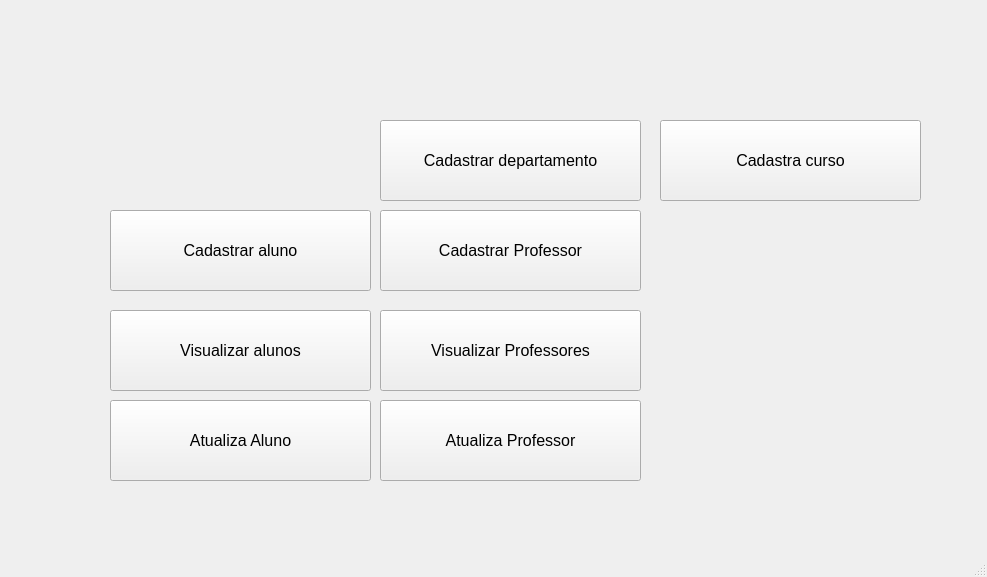
<?xml version="1.0" encoding="UTF-8"?>
<ui version="4.0">
 <class>MainWindow</class>
 <widget class="QMainWindow" name="MainWindow">
  <property name="geometry">
   <rect>
    <x>0</x>
    <y>0</y>
    <width>987</width>
    <height>577</height>
   </rect>
  </property>
  <property name="windowTitle">
   <string>MainWindow</string>
  </property>
  <widget class="QWidget" name="centralwidget">
   <widget class="QPushButton" name="pushButton">
    <property name="geometry">
     <rect>
      <x>-260</x>
      <y>290</y>
      <width>93</width>
      <height>28</height>
     </rect>
    </property>
    <property name="text">
     <string>PushButton</string>
    </property>
   </widget>
   <widget class="QPushButton" name="cadastro_aluno">
    <property name="geometry">
     <rect>
      <x>110</x>
      <y>210</y>
      <width>261</width>
      <height>81</height>
     </rect>
    </property>
    <property name="font">
     <font>
      <family>Arial</family>
      <pointsize>12</pointsize>
     </font>
    </property>
    <property name="text">
     <string>Cadastrar aluno</string>
    </property>
   </widget>
   <widget class="QPushButton" name="cadastro_professor">
    <property name="geometry">
     <rect>
      <x>380</x>
      <y>210</y>
      <width>261</width>
      <height>81</height>
     </rect>
    </property>
    <property name="font">
     <font>
      <family>Arial</family>
      <pointsize>12</pointsize>
     </font>
    </property>
    <property name="text">
     <string>Cadastrar Professor</string>
    </property>
   </widget>
   <widget class="QPushButton" name="visu_aluno">
    <property name="geometry">
     <rect>
      <x>110</x>
      <y>310</y>
      <width>261</width>
      <height>81</height>
     </rect>
    </property>
    <property name="font">
     <font>
      <family>Arial</family>
      <pointsize>12</pointsize>
     </font>
    </property>
    <property name="text">
     <string>Visualizar alunos</string>
    </property>
   </widget>
   <widget class="QPushButton" name="visu_professor">
    <property name="geometry">
     <rect>
      <x>380</x>
      <y>310</y>
      <width>261</width>
      <height>81</height>
     </rect>
    </property>
    <property name="font">
     <font>
      <family>Arial</family>
      <pointsize>12</pointsize>
     </font>
    </property>
    <property name="text">
     <string>Visualizar Professores</string>
    </property>
   </widget>
   <widget class="QPushButton" name="att_professor">
    <property name="geometry">
     <rect>
      <x>380</x>
      <y>400</y>
      <width>261</width>
      <height>81</height>
     </rect>
    </property>
    <property name="font">
     <font>
      <family>Arial</family>
      <pointsize>12</pointsize>
     </font>
    </property>
    <property name="text">
     <string>Atualiza Professor</string>
    </property>
   </widget>
   <widget class="QPushButton" name="att_aluno">
    <property name="geometry">
     <rect>
      <x>110</x>
      <y>400</y>
      <width>261</width>
      <height>81</height>
     </rect>
    </property>
    <property name="font">
     <font>
      <family>Arial</family>
      <pointsize>12</pointsize>
     </font>
    </property>
    <property name="text">
     <string>Atualiza Aluno</string>
    </property>
   </widget>
   <widget class="QPushButton" name="cadastro_dep">
    <property name="geometry">
     <rect>
      <x>380</x>
      <y>120</y>
      <width>261</width>
      <height>81</height>
     </rect>
    </property>
    <property name="font">
     <font>
      <family>Arial</family>
      <pointsize>12</pointsize>
     </font>
    </property>
    <property name="text">
     <string>Cadastrar departamento</string>
    </property>
   </widget>
   <widget class="QPushButton" name="cadastra_curso">
    <property name="geometry">
     <rect>
      <x>660</x>
      <y>120</y>
      <width>261</width>
      <height>81</height>
     </rect>
    </property>
    <property name="font">
     <font>
      <family>Arial</family>
      <pointsize>12</pointsize>
     </font>
    </property>
    <property name="text">
     <string>Cadastra curso</string>
    </property>
   </widget>
  </widget>
  <widget class="QStatusBar" name="statusbar"/>
 </widget>
 <resources/>
 <connections/>
</ui>
